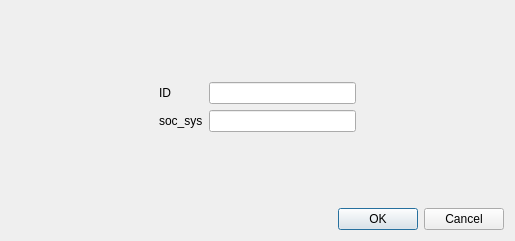
<?xml version="1.0" encoding="UTF-8"?>
<ui version="4.0">
 <class>MBMSLink</class>
 <widget class="QDialog" name="MBMSLink">
  <property name="geometry">
   <rect>
    <x>0</x>
    <y>0</y>
    <width>515</width>
    <height>241</height>
   </rect>
  </property>
  <property name="windowTitle">
   <string>Dialog</string>
  </property>
  <layout class="QGridLayout" name="gridLayout_2">
   <item row="1" column="1">
    <widget class="QDialogButtonBox" name="buttonBox">
     <property name="orientation">
      <enum>Qt::Horizontal</enum>
     </property>
     <property name="standardButtons">
      <set>QDialogButtonBox::Cancel|QDialogButtonBox::Ok</set>
     </property>
    </widget>
   </item>
   <item row="0" column="1">
    <layout class="QGridLayout" name="gridLayout">
     <item row="1" column="2">
      <widget class="QLineEdit" name="lineEdit"/>
     </item>
     <item row="3" column="2">
      <spacer name="verticalSpacer">
       <property name="orientation">
        <enum>Qt::Vertical</enum>
       </property>
       <property name="sizeHint" stdset="0">
        <size>
         <width>20</width>
         <height>40</height>
        </size>
       </property>
      </spacer>
     </item>
     <item row="1" column="3">
      <spacer name="horizontalSpacer_2">
       <property name="orientation">
        <enum>Qt::Horizontal</enum>
       </property>
       <property name="sizeHint" stdset="0">
        <size>
         <width>40</width>
         <height>20</height>
        </size>
       </property>
      </spacer>
     </item>
     <item row="1" column="0">
      <spacer name="horizontalSpacer">
       <property name="orientation">
        <enum>Qt::Horizontal</enum>
       </property>
       <property name="sizeHint" stdset="0">
        <size>
         <width>40</width>
         <height>20</height>
        </size>
       </property>
      </spacer>
     </item>
     <item row="1" column="1">
      <widget class="QLabel" name="label">
       <property name="text">
        <string>ID</string>
       </property>
      </widget>
     </item>
     <item row="0" column="2">
      <spacer name="verticalSpacer_2">
       <property name="orientation">
        <enum>Qt::Vertical</enum>
       </property>
       <property name="sizeHint" stdset="0">
        <size>
         <width>20</width>
         <height>40</height>
        </size>
       </property>
      </spacer>
     </item>
     <item row="2" column="2">
      <widget class="QLineEdit" name="lineEdit_2">
       <property name="enabled">
        <bool>true</bool>
       </property>
       <property name="alignment">
        <set>Qt::AlignCenter</set>
       </property>
      </widget>
     </item>
     <item row="2" column="1">
      <widget class="QLabel" name="label_2">
       <property name="text">
        <string>soc_sys</string>
       </property>
      </widget>
     </item>
    </layout>
   </item>
  </layout>
 </widget>
 <resources/>
 <connections>
  <connection>
   <sender>buttonBox</sender>
   <signal>accepted()</signal>
   <receiver>MBMSLink</receiver>
   <slot>accept()</slot>
   <hints>
    <hint type="sourcelabel">
     <x>248</x>
     <y>254</y>
    </hint>
    <hint type="destinationlabel">
     <x>157</x>
     <y>274</y>
    </hint>
   </hints>
  </connection>
  <connection>
   <sender>buttonBox</sender>
   <signal>rejected()</signal>
   <receiver>MBMSLink</receiver>
   <slot>reject()</slot>
   <hints>
    <hint type="sourcelabel">
     <x>316</x>
     <y>260</y>
    </hint>
    <hint type="destinationlabel">
     <x>286</x>
     <y>274</y>
    </hint>
   </hints>
  </connection>
 </connections>
</ui>
